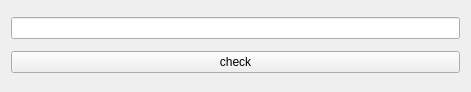
<?xml version="1.0" encoding="UTF-8"?>
<ui version="4.0">
 <class>MainWindow</class>
 <widget class="QMainWindow" name="MainWindow">
  <property name="geometry">
   <rect>
    <x>0</x>
    <y>0</y>
    <width>471</width>
    <height>92</height>
   </rect>
  </property>
  <property name="windowTitle">
   <string>easy crack</string>
  </property>
  <widget class="QWidget" name="centralWidget">
   <layout class="QVBoxLayout" name="verticalLayout">
    <item>
     <widget class="QLineEdit" name="lineEdit"/>
    </item>
    <item>
     <widget class="QPushButton" name="pushButton">
      <property name="text">
       <string>check</string>
      </property>
     </widget>
    </item>
   </layout>
  </widget>
 </widget>
 <layoutdefault spacing="6" margin="11"/>
 <resources/>
 <connections/>
</ui>
